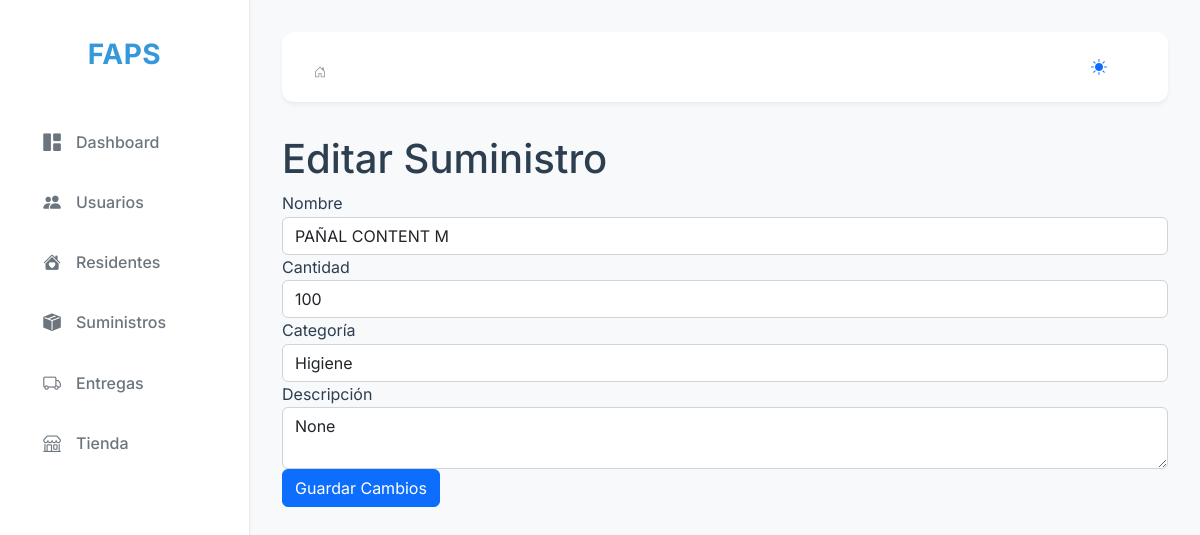
/admin/supplies/edit/1, run on an earlier commit of the app's database.
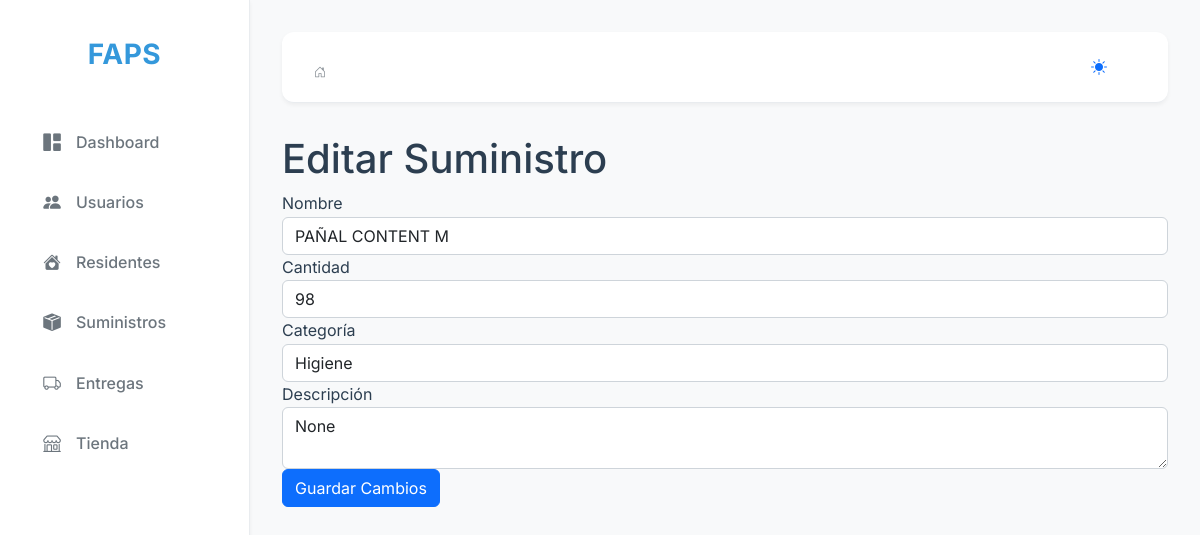
And on a later commit of the database.
### app/models.py (models this page shows)
class Supply(db.Model):
    id = db.Column(db.Integer, primary_key=True)
    name = db.Column(db.String(100), nullable=False)
    category = db.Column(db.String(100), nullable=False)
    quantity = db.Column(db.Integer, nullable=False)
    entry_date = db.Column(db.Date, nullable=False)
    photo = db.Column(db.String(255), nullable=True)
    description = db.Column(db.Text, nullable=True)
    price = db.Column(db.Float, nullable=True)  # Para mostrar el valor referencial

### app/routes/supply_routes.py (the view, shortened to what this page needs)
@supply_bp.route('/admin/supplies/edit/<int:id>', methods=['GET', 'POST'])
def edit_supply(id):
    supply = Supply.query.get_or_404(id)
    return render_template('edit_supply.html', supply=supply)

### app/templates/edit_supply.html (shortened to what this page needs)
{% extends 'base.html' %}
{% block content %}
<h1>Editar Suministro</h1>
<form method="POST" action="{{ url_for('supply_bp.edit_supply', id=supply.id) }}">
    <div class="form-group">
        <label for="name">Nombre</label>
        <input type="text" class="form-control" id="name" name="name" value="{{ supply.name }}" required>
    </div>
    <div class="form-group">
        <label for="quantity">Cantidad</label>
        <input type="number" class="form-control" id="quantity" name="quantity" value="{{ supply.quantity }}" required>
    </div>
    <div class="form-group">
        <label for="category">Categoría</label>
        <select class="form-control" id="category" name="category" required>
            <option value="higiene" {% if supply.category == 'higiene' %}selected{% endif %}>Higiene</option>
        </select>
    </div>
    <div class="form-group">
        <label for="description">Descripción</label>
        <textarea class="form-control" id="description" name="description">{{ supply.description }}</textarea>
    </div>
    <button type="submit" class="btn btn-primary">Guardar Cambios</button>
</form>
{% endblock %}

What changed in the data, as far as the page shows it:
changed Supply "PAÑAL CONTENT M": quantity "100" → "98"
